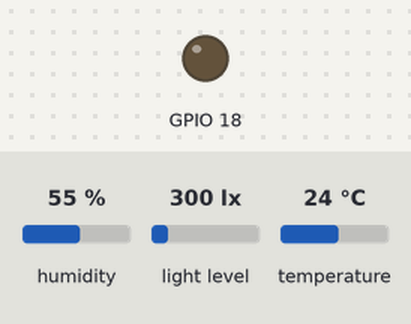
A sketch run on a simulated ESP32. Parts: output pins drawn as LEDs (lit = HIGH). Inputs (shaded band) come from the test bench; at power-on: humidity 55 %, light level 300 lx, temperature 24 °C. WiFi joins after 1.5 s; servers stay silent unless stated; uploads are accepted with an empty reply.

Above: at 0.8 s.
At 2.1 s:
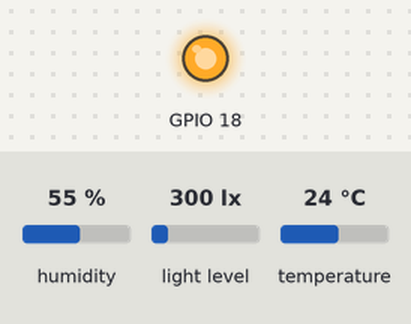
Timing chart, 0 to 3.6 s (numbered marks = the images above):
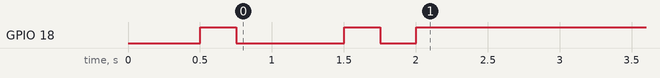

Measured:
- by itself, GPIO 18: HIGH → LOW at 0.75 s, → HIGH 0.75 s later, → LOW 0.25 s later, → HIGH 0.25 s later

The sketch:

Solar_Monitoring_ESP32.ino
```cpp
//==============================================wifi & http================================================//
#include <Arduino.h>
#include <WiFi.h>
#include <HTTPClient.h>
const char *WIFI_SSID = "BARA";
const char *WIFI_PASSWORD = "224466RO";
const char *URL = "http://solardata.my.id/httpRequest/Update.php";

WiFiClient client;
HTTPClient httpClient;
//=========================================================================================================//

//==============================================DHT Sensor================================================//
#include "DHT.h"
#define DHTPIN 23 // pin GPIO33 pada esp32;
#define DHTTYPE DHT11   // DHT 11
DHT dht(DHTPIN, DHTTYPE);
float h, t;
//=========================================================================================================//

//=============================================lux meter===================================================//
#include <BH1750.h>
#include <Wire.h>
BH1750 lightMeter;
float lux;
//=========================================================================================================//

void setup() {
  Serial.begin(115200);
  pinMode(18, OUTPUT);
  //=====================Menyambungkan esp8266 ke wifi=============================//
  WiFi.begin(WIFI_SSID, WIFI_PASSWORD);
  while (WiFi.status() != WL_CONNECTED) {
    delay(500);
    digitalWrite(18, HIGH);
    delay(250);
    digitalWrite(18, LOW);
    delay(250);
  }
  //==============================================================================//


  dht.begin(); // mulai DHT
  Wire.begin(); // mulai i2c connection untuk sensor intentsitas
  lightMeter.begin(); //mulai sensor intensitas cahaya
}

void loop() {
  //========================================indikator============================//
  if (WiFi.status() == WL_CONNECTED) {
    digitalWrite(18, HIGH);
  } else {
    digitalWrite(18, LOW);
  }
  //=============================================================================//

  //=================================membaca kelembapan dan suhu=================//
  h = dht.readHumidity();
  t = dht.readTemperature();
  if (isnan(h) || isnan(t)) {
    Serial.println(F("Failed to read from DHT sensor!"));
    h = 0;
    t = 0;
  }
  //=============================================================================//

  //=================================membaca intensitas cahaya===================//
  lux = lightMeter.readLightLevel();
  //=============================================================================//
  uploadData(lux, 12, 5, h, t);
  delay(60000);
}

void uploadData(int intensitas, float tegangan, float arus, float humidity, float temperature) {
  String data = "tegangan=";
  data += String(tegangan);
  data += "&intensitas=";
  data += String(intensitas);
  data += "&arus=";
  data += String(arus);
  data += "&kelembapan=";
  data += String(humidity);
  data += "&suhu=";
  data += String(temperature);
  httpClient.begin(client, URL);
  httpClient.addHeader("Content-Type", "application/x-www-form-urlencoded");
  httpClient.POST(data);
  String content = httpClient.getString();
  httpClient.end();
  Serial.println(content);
}
```
